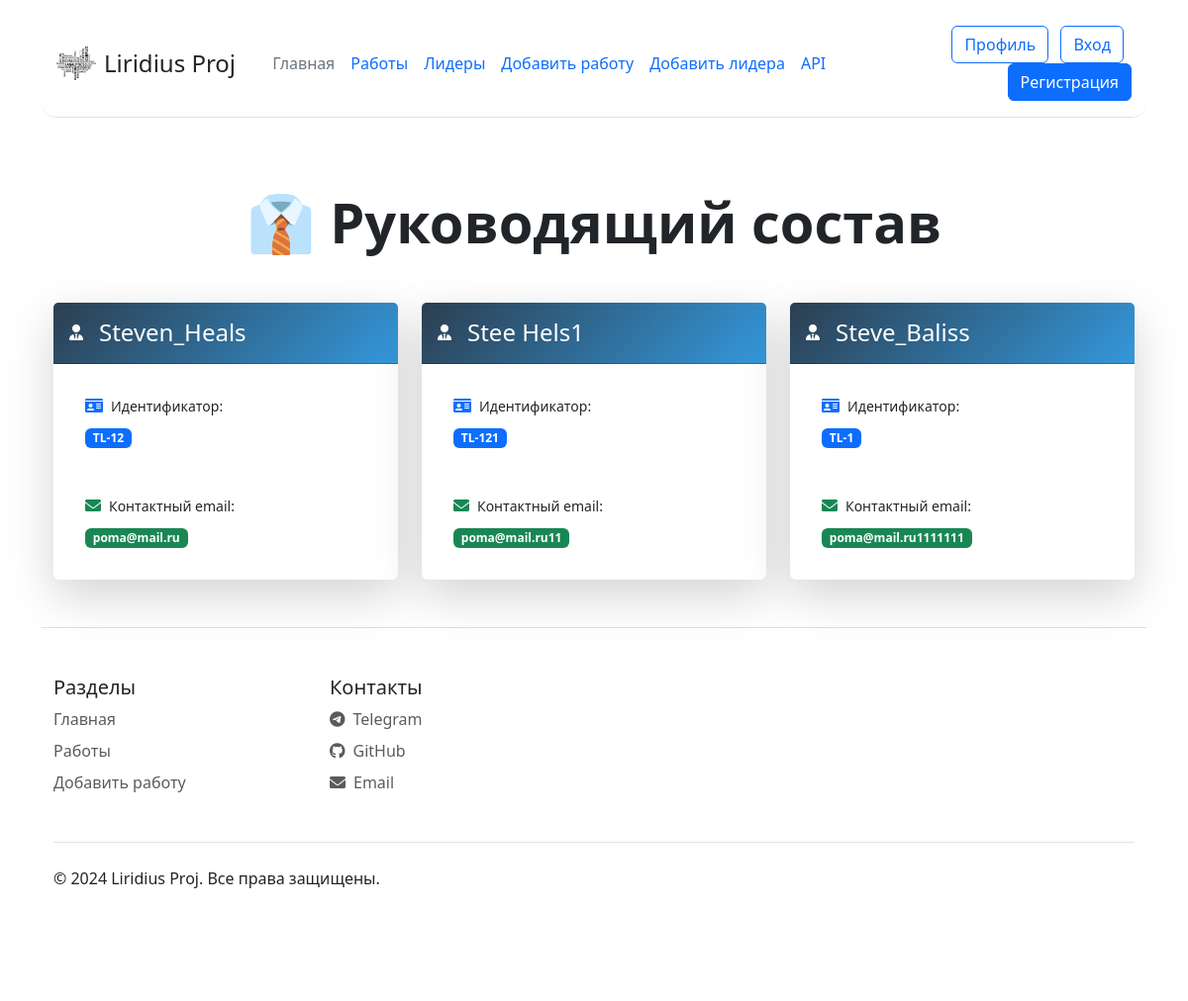
The app's page /team_leads (signed in) with its own data.
### data/models.py (models this page shows, shortened)
class TeamLead(db.Model, SerializerMixin):
    __tablename__ = 'team_leads'
    id = db.Column(db.Integer, primary_key=True)
    name = db.Column(db.String(80), nullable=False)
    team_lead_id = db.Column(db.Integer, nullable=False)
    email = db.Column(db.String(80), nullable=False)

### app.py (the view)
@app.route("/team_leads")
@login_required
def team_leads():
    leads = TeamLead.query.all()
    return render_template("leads.html", leads=leads)

### app.py (called while the page is built)
@log_m.user_loader
def load_user(user_id):
    return db.session.get(User, user_id)

### templates/leads.html (shortened to what this page needs)
{% extends "base.html" %}
{% block content %}
<div class="container py-5">
    <h1 class="text-center mb-5 display-4 fw-bold">👔 Руководящий состав</h1>
    <div class="row g-4">
        {% for lead in leads %}
        <div class="col-lg-4 col-md-6" style="animation-delay: {{ loop.index * 0.1 }}s;">
            <div class="lead-card card h-100 border-0 shadow-lg">
                <div class="card-header text-white py-3">
                    <div class="d-flex align-items-center">
                        <i class="fas fa-user-tie floating-icon me-3"></i>
                        <h4 class="mb-0">{{ lead.name }}</h4>
                    </div>
                </div>
                <div class="card-body position-relative">
                    <div class="info-badge p-3 mb-3">
                        <div class="d-flex align-items-center mb-2">
                            <i class="fas fa-id-card text-primary me-2"></i>
                            <span class="small">Идентификатор:</span>
                        </div>
                        <span class="badge bg-primary">TL-{{ lead.team_lead_id }}</span>
                    </div>
                    <div class="info-badge p-3">
                        <div class="d-flex align-items-center mb-2">
                            <i class="fas fa-envelope text-success me-2"></i>
                            <span class="small">Контактный email:</span>
                        </div>
                        <a href="mailto:{{ lead.email }}" class="text-decoration-none">
                            <span class="badge bg-success">{{ lead.email }}</span>
                        </a>
                    </div>
                </div>
            </div>
        </div>
        {% endfor %}
    </div>
</div>
{% endblock %}

### templates/leads.html (style rules this page uses)
.lead-card { animation: cardEntrance 0.6s ease forwards; opacity: 0; transition: all 0.3s cubic-bezier(0.25, 0.46, 0.45, 0.94); }
.card-header { position: relative; overflow: hidden; background: linear-gradient(135deg, #2c3e50, #3498db); }
.card-header::after { content: ''; position: absolute; bottom: 0; left: 0; width: 100%; height: 3px; background: #e74c3c; transform: scaleX(0); transition: transform 0.3s ease; }
.info-badge { background: rgba(255, 255, 255, 0.1); backdrop-filter: blur(5px); border-radius: 8px; transition: all 0.3s ease; }
.floating-icon { animation: float 3s ease-in-out infinite; }

### records on screen
TeamLead: name "Steven_Heals", team_lead_id "12", email "poma@mail.ru"
TeamLead: name "Stee Hels1", team_lead_id "121", email "poma@mail.ru11"
TeamLead: name "Steve_Baliss", team_lead_id "1", email "poma@mail.ru1111111"
